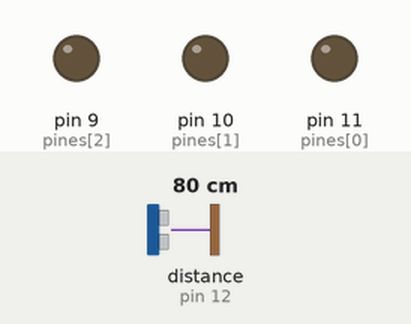
This sketch was run on a simulated Arduino Uno, built with avr-gcc and run on an emulated ATmega328P. On the bench: output pins drawn as LEDs (lit = HIGH). Wiring (inferred from the names in the program): ultrasonic range finder: trigger pin 13; echo pin 12. Inputs (shaded band) come from the test bench; at power-on: distance to the obstacle (sensor on pin 12) 80 cm. The echo pulse lasts 58.3 µs per cm; pins used as bus, display or sensor lines are not drawn; what the sketch prints to the serial monitor is not drawn.

Above: at 1.3 s.
1.4 s: distance to the obstacle (sensor on pin 12) set to 18 cm
At 1.8 s:
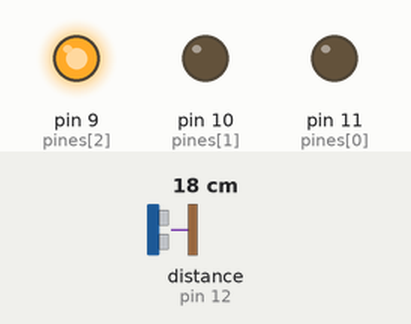
3.0 s: distance to the obstacle (sensor on pin 12) set to 23 cm
At 4.2 s:
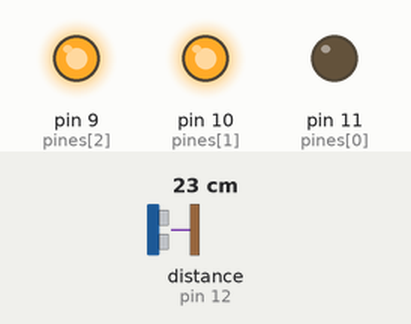
4.5 s: distance to the obstacle (sensor on pin 12) set to 28 cm
6.0 s: distance to the obstacle (sensor on pin 12) set to 34 cm
At 7.2 s:
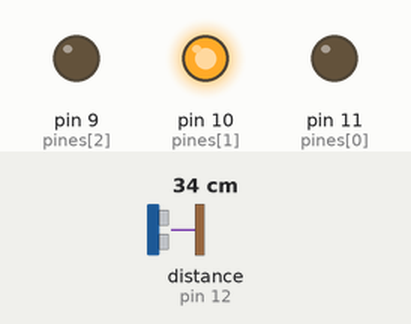
7.5 s: distance to the obstacle (sensor on pin 12) set to 38 cm
9.0 s: distance to the obstacle (sensor on pin 12) set to 45 cm
At 10.3 s:
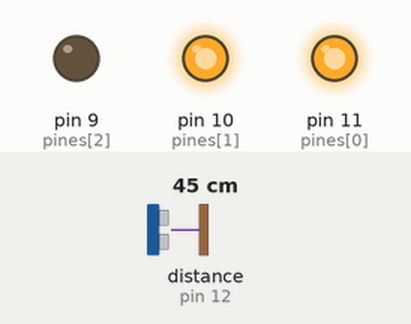
Timing chart, 0 to 11.5 s (numbered marks = the images above; inputs shaded):
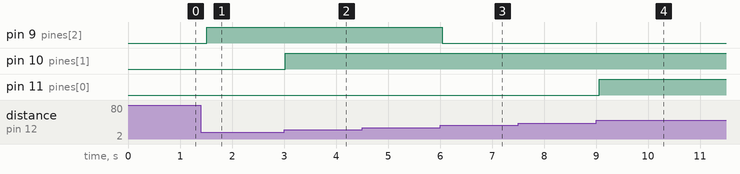

The sketch:

P1.ino
```cpp
#include <Arduino.h>

// Definir los pines TRIG y ECHO del sensor ultrasónico
const int trigPin = 13;
const int echoPin = 12;

//SALIDAS LOGICAS
const int pines[3] = {11,10,9}; // A, B, C

long duracion;
int distancia;
int distanciaReal;

void setup() {
  Serial.begin(9600);
  pinMode(trigPin, OUTPUT);
  pinMode(echoPin, INPUT);
  pinMode(11, OUTPUT);
  pinMode(10, OUTPUT);
  pinMode(9, OUTPUT);
}

uint8_t aGray(uint8_t num) {
  return num ^ (num >> 1);
}

int validarDistancia(int distancia){
  if(distancia >= 0 && distancia < 10){
    return 0;
  }

  else if(distancia >= 10 && distancia < 20){
    return 1;
  }

  else if(distancia >= 20 && distancia < 30){
    return 2;
  }

  else if(distancia >= 30 && distancia < 40){
    return 3;
  }

  else if(distancia >= 40 && distancia < 50){
    return 4;
  }

  else if(distancia >= 50 && distancia < 60){
    return 5;
  }

  else if(distancia >= 60 && distancia < 70){
    return 6;
  }

  else{
    return 7;
  }
}

String validarLargo(String gray){
  if(gray.length() == 1){
    return "00" + gray;
  }

  else if(gray.length() == 2){
    return "0" + gray;
  }

  else{
    return gray;
  }
}

void generarSalidas(String gray){
  for (int i = 0; i < 3; i++) {
    char num = gray.charAt(i);

    if(num == '0'){
      digitalWrite(pines[i], LOW);
    }
    else{
      digitalWrite(pines[i], HIGH);
    }
  }
}

void loop() {
  digitalWrite(trigPin, LOW);
  delayMicroseconds(2);
  digitalWrite(trigPin, HIGH);
  delayMicroseconds(10);
  digitalWrite(trigPin, LOW);

  duracion = pulseIn(echoPin, HIGH);
  distanciaReal = duracion * 0.034 / 2;
  distancia = validarDistancia(distanciaReal);

  if(distanciaReal <= 70){
    Serial.print("Distancia: ");
    Serial.print(distanciaReal);
    Serial.println(" cm");

    String codigoGray = validarLargo(String(aGray(distancia), BIN));

    Serial.print("GRAY: ");
    Serial.println(codigoGray);

    generarSalidas(codigoGray);
  }
  else{
    Serial.print("---");
  }

  delay(500);
}
```

Measured:
- the behaviour switches between 20 and 21 cm on distance to the obstacle (sensor on pin 12) (found by bisection; images 1 and 2)
- the behaviour switches between 30 and 31 cm on distance to the obstacle (sensor on pin 12) (found by bisection; images 2 and 3)
- the behaviour switches between 40 and 41 cm on distance to the obstacle (sensor on pin 12) (found by bisection; images 3 and 4)
- after the input at 1.4 s, pin 9 (pines[2]): LOW → HIGH after 0.12 s
- after the input at 3.0 s, pin 10 (pines[1]): LOW → HIGH at once
- after the input at 4.5 s, every drawn part: stays the same
- after the input at 6.0 s, pin 9 (pines[2]): HIGH → LOW at once
- after the input at 7.5 s, every drawn part: stays the same
- after the input at 9.0 s, pin 11 (pines[0]): LOW → HIGH after 0.06 s
